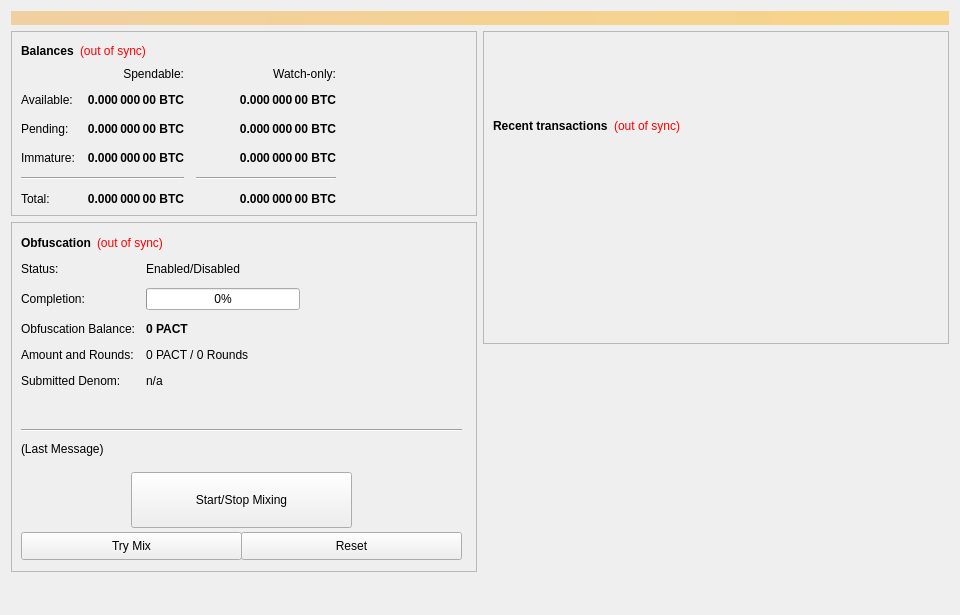
<?xml version="1.0" encoding="UTF-8"?>
<ui version="4.0">
 <class>OverviewPage</class>
 <widget class="QWidget" name="OverviewPage">
  <property name="geometry">
   <rect>
    <x>0</x>
    <y>0</y>
    <width>960</width>
    <height>615</height>
   </rect>
  </property>
  <property name="minimumSize">
   <size>
    <width>960</width>
    <height>0</height>
   </size>
  </property>
  <property name="windowTitle">
   <string>Form</string>
  </property>
  <layout class="QVBoxLayout" name="topLayout">
   <item>
    <widget class="QLabel" name="labelAlerts">
     <property name="visible">
      <bool>false</bool>
     </property>
     <property name="styleSheet">
      <string notr="true">background-color: qlineargradient(x1: 0, y1: 0, x2: 1, y2: 0, stop:0 #F0D0A0, stop:1 #F8D488); color:#000000;</string>
     </property>
     <property name="wordWrap">
      <bool>true</bool>
     </property>
     <property name="margin">
      <number>3</number>
     </property>
    </widget>
   </item>
   <item>
    <layout class="QHBoxLayout" name="horizontalLayout" stretch="1,1">
     <item>
      <layout class="QVBoxLayout" name="verticalLayout_2">
       <item>
        <widget class="QFrame" name="frame">
         <property name="frameShape">
          <enum>QFrame::StyledPanel</enum>
         </property>
         <property name="frameShadow">
          <enum>QFrame::Raised</enum>
         </property>
         <layout class="QVBoxLayout" name="verticalLayout_4">
          <item>
           <layout class="QHBoxLayout" name="horizontalLayout_4">
            <item>
             <widget class="QLabel" name="label_5">
              <property name="font">
               <font>
                <weight>75</weight>
                <bold>true</bold>
               </font>
              </property>
              <property name="text">
               <string>Balances</string>
              </property>
             </widget>
            </item>
            <item>
             <widget class="QLabel" name="labelWalletStatus">
              <property name="cursor">
               <cursorShape>WhatsThisCursor</cursorShape>
              </property>
              <property name="toolTip">
               <string>The displayed information may be out of date. Your wallet automatically synchronizes with the PayPACT network after a connection is established, but this process has not completed yet.</string>
              </property>
              <property name="styleSheet">
               <string notr="true">QLabel { color: red; }</string>
              </property>
              <property name="text">
               <string notr="true">(out of sync)</string>
              </property>
              <property name="alignment">
               <set>Qt::AlignLeading|Qt::AlignLeft|Qt::AlignVCenter</set>
              </property>
             </widget>
            </item>
            <item>
             <spacer name="horizontalSpacer_3">
              <property name="orientation">
               <enum>Qt::Horizontal</enum>
              </property>
              <property name="sizeHint" stdset="0">
               <size>
                <width>40</width>
                <height>20</height>
               </size>
              </property>
             </spacer>
            </item>
           </layout>
          </item>
          <item>
           <layout class="QGridLayout" name="gridLayout">
            <property name="spacing">
             <number>12</number>
            </property>
            <item row="2" column="2">
             <widget class="QLabel" name="labelWatchPending">
              <property name="font">
               <font>
                <weight>75</weight>
                <bold>true</bold>
               </font>
              </property>
              <property name="cursor">
               <cursorShape>IBeamCursor</cursorShape>
              </property>
              <property name="toolTip">
               <string>Unconfirmed transactions to watch-only addresses</string>
              </property>
              <property name="text">
               <string notr="true">0.000 000 00 BTC</string>
              </property>
              <property name="alignment">
               <set>Qt::AlignRight|Qt::AlignTrailing|Qt::AlignVCenter</set>
              </property>
              <property name="textInteractionFlags">
               <set>Qt::LinksAccessibleByMouse|Qt::TextSelectableByKeyboard|Qt::TextSelectableByMouse</set>
              </property>
             </widget>
            </item>
            <item row="2" column="1">
             <widget class="QLabel" name="labelUnconfirmed">
              <property name="font">
               <font>
                <weight>75</weight>
                <bold>true</bold>
               </font>
              </property>
              <property name="cursor">
               <cursorShape>IBeamCursor</cursorShape>
              </property>
              <property name="toolTip">
               <string>Total of transactions that have yet to be confirmed, and do not yet count toward the spendable balance</string>
              </property>
              <property name="text">
               <string notr="true">0.000 000 00 BTC</string>
              </property>
              <property name="alignment">
               <set>Qt::AlignRight|Qt::AlignTrailing|Qt::AlignVCenter</set>
              </property>
              <property name="textInteractionFlags">
               <set>Qt::LinksAccessibleByMouse|Qt::TextSelectableByKeyboard|Qt::TextSelectableByMouse</set>
              </property>
             </widget>
            </item>
            <item row="3" column="2">
             <widget class="QLabel" name="labelWatchImmature">
              <property name="font">
               <font>
                <weight>75</weight>
                <bold>true</bold>
               </font>
              </property>
              <property name="cursor">
               <cursorShape>IBeamCursor</cursorShape>
              </property>
              <property name="toolTip">
               <string>Staked or masternode rewards in watch-only addresses that has not yet matured</string>
              </property>
              <property name="text">
               <string notr="true">0.000 000 00 BTC</string>
              </property>
              <property name="alignment">
               <set>Qt::AlignRight|Qt::AlignTrailing|Qt::AlignVCenter</set>
              </property>
              <property name="textInteractionFlags">
               <set>Qt::LinksAccessibleByMouse|Qt::TextSelectableByKeyboard|Qt::TextSelectableByMouse</set>
              </property>
             </widget>
            </item>
            <item row="4" column="0" colspan="2">
             <widget class="Line" name="lineSpendableBalance">
              <property name="orientation">
               <enum>Qt::Horizontal</enum>
              </property>
             </widget>
            </item>
            <item row="4" column="2">
             <widget class="Line" name="lineWatchBalance">
              <property name="sizePolicy">
               <sizepolicy hsizetype="Preferred" vsizetype="Fixed">
                <horstretch>0</horstretch>
                <verstretch>0</verstretch>
               </sizepolicy>
              </property>
              <property name="minimumSize">
               <size>
                <width>140</width>
                <height>0</height>
               </size>
              </property>
              <property name="orientation">
               <enum>Qt::Horizontal</enum>
              </property>
             </widget>
            </item>
            <item row="5" column="0">
             <widget class="QLabel" name="labelTotalText">
              <property name="text">
               <string>Total:</string>
              </property>
             </widget>
            </item>
            <item row="3" column="1">
             <widget class="QLabel" name="labelImmature">
              <property name="font">
               <font>
                <weight>75</weight>
                <bold>true</bold>
               </font>
              </property>
              <property name="cursor">
               <cursorShape>IBeamCursor</cursorShape>
              </property>
              <property name="toolTip">
               <string>Staked or masternode rewards that has not yet matured</string>
              </property>
              <property name="text">
               <string notr="true">0.000 000 00 BTC</string>
              </property>
              <property name="alignment">
               <set>Qt::AlignRight|Qt::AlignTrailing|Qt::AlignVCenter</set>
              </property>
              <property name="textInteractionFlags">
               <set>Qt::LinksAccessibleByMouse|Qt::TextSelectableByKeyboard|Qt::TextSelectableByMouse</set>
              </property>
             </widget>
            </item>
            <item row="2" column="3">
             <spacer name="horizontalSpacer_2">
              <property name="orientation">
               <enum>Qt::Horizontal</enum>
              </property>
              <property name="sizeHint" stdset="0">
               <size>
                <width>40</width>
                <height>20</height>
               </size>
              </property>
             </spacer>
            </item>
            <item row="3" column="0">
             <widget class="QLabel" name="labelImmatureText">
              <property name="text">
               <string>Immature:</string>
              </property>
             </widget>
            </item>
            <item row="5" column="1">
             <widget class="QLabel" name="labelTotal">
              <property name="font">
               <font>
                <weight>75</weight>
                <bold>true</bold>
               </font>
              </property>
              <property name="cursor">
               <cursorShape>IBeamCursor</cursorShape>
              </property>
              <property name="toolTip">
               <string>Your current total balance</string>
              </property>
              <property name="text">
               <string notr="true">0.000 000 00 BTC</string>
              </property>
              <property name="alignment">
               <set>Qt::AlignRight|Qt::AlignTrailing|Qt::AlignVCenter</set>
              </property>
              <property name="textInteractionFlags">
               <set>Qt::LinksAccessibleByMouse|Qt::TextSelectableByKeyboard|Qt::TextSelectableByMouse</set>
              </property>
             </widget>
            </item>
            <item row="5" column="2">
             <widget class="QLabel" name="labelWatchTotal">
              <property name="font">
               <font>
                <weight>75</weight>
                <bold>true</bold>
               </font>
              </property>
              <property name="cursor">
               <cursorShape>IBeamCursor</cursorShape>
              </property>
              <property name="toolTip">
               <string>Current total balance in watch-only addresses</string>
              </property>
              <property name="text">
               <string notr="true">0.000 000 00 BTC</string>
              </property>
              <property name="alignment">
               <set>Qt::AlignRight|Qt::AlignTrailing|Qt::AlignVCenter</set>
              </property>
              <property name="textInteractionFlags">
               <set>Qt::LinksAccessibleByMouse|Qt::TextSelectableByKeyboard|Qt::TextSelectableByMouse</set>
              </property>
             </widget>
            </item>
            <item row="0" column="2">
             <widget class="QLabel" name="labelWatchonly">
              <property name="text">
               <string>Watch-only:</string>
              </property>
              <property name="alignment">
               <set>Qt::AlignRight|Qt::AlignTrailing|Qt::AlignVCenter</set>
              </property>
             </widget>
            </item>
            <item row="1" column="0">
             <widget class="QLabel" name="labelBalanceText">
              <property name="text">
               <string>Available:</string>
              </property>
             </widget>
            </item>
            <item row="1" column="1">
             <widget class="QLabel" name="labelBalance">
              <property name="font">
               <font>
                <weight>75</weight>
                <bold>true</bold>
               </font>
              </property>
              <property name="cursor">
               <cursorShape>IBeamCursor</cursorShape>
              </property>
              <property name="toolTip">
               <string>Your current spendable balance</string>
              </property>
              <property name="text">
               <string notr="true">0.000 000 00 BTC</string>
              </property>
              <property name="alignment">
               <set>Qt::AlignRight|Qt::AlignTrailing|Qt::AlignVCenter</set>
              </property>
              <property name="textInteractionFlags">
               <set>Qt::LinksAccessibleByMouse|Qt::TextSelectableByKeyboard|Qt::TextSelectableByMouse</set>
              </property>
             </widget>
            </item>
            <item row="1" column="2">
             <widget class="QLabel" name="labelWatchAvailable">
              <property name="font">
               <font>
                <weight>75</weight>
                <bold>true</bold>
               </font>
              </property>
              <property name="cursor">
               <cursorShape>IBeamCursor</cursorShape>
              </property>
              <property name="toolTip">
               <string>Your current balance in watch-only addresses</string>
              </property>
              <property name="text">
               <string notr="true">0.000 000 00 BTC</string>
              </property>
              <property name="alignment">
               <set>Qt::AlignRight|Qt::AlignTrailing|Qt::AlignVCenter</set>
              </property>
              <property name="textInteractionFlags">
               <set>Qt::LinksAccessibleByMouse|Qt::TextSelectableByKeyboard|Qt::TextSelectableByMouse</set>
              </property>
             </widget>
            </item>
            <item row="2" column="0">
             <widget class="QLabel" name="labelPendingText">
              <property name="text">
               <string>Pending:</string>
              </property>
             </widget>
            </item>
            <item row="0" column="1">
             <widget class="QLabel" name="labelSpendable">
              <property name="text">
               <string>Spendable:</string>
              </property>
              <property name="alignment">
               <set>Qt::AlignRight|Qt::AlignTrailing|Qt::AlignVCenter</set>
              </property>
             </widget>
            </item>
           </layout>
          </item>
         </layout>
        </widget>
       </item>
       <item>
        <widget class="QFrame" name="frameObfuscation">
         <property name="minimumSize">
          <size>
           <width>0</width>
           <height>350</height>
          </size>
         </property>
         <property name="layoutDirection">
          <enum>Qt::LeftToRight</enum>
         </property>
         <property name="frameShape">
          <enum>QFrame::StyledPanel</enum>
         </property>
         <property name="frameShadow">
          <enum>QFrame::Raised</enum>
         </property>
         <widget class="QWidget" name="formLayoutWidget">
          <property name="geometry">
           <rect>
            <x>10</x>
            <y>40</y>
            <width>451</width>
            <height>161</height>
           </rect>
          </property>
          <layout class="QFormLayout" name="formLayout">
           <property name="fieldGrowthPolicy">
            <enum>QFormLayout::AllNonFixedFieldsGrow</enum>
           </property>
           <property name="horizontalSpacing">
            <number>11</number>
           </property>
           <property name="verticalSpacing">
            <number>12</number>
           </property>
           <item row="0" column="0">
            <widget class="QLabel" name="label_6">
             <property name="text">
              <string>Status:</string>
             </property>
            </widget>
           </item>
           <item row="1" column="0">
            <widget class="QLabel" name="label_7">
             <property name="text">
              <string>Completion:</string>
             </property>
            </widget>
           </item>
           <item row="1" column="1">
            <widget class="QProgressBar" name="obfuscationProgress">
             <property name="maximumSize">
              <size>
               <width>154</width>
               <height>16777215</height>
              </size>
             </property>
             <property name="value">
              <number>0</number>
             </property>
            </widget>
           </item>
           <item row="2" column="0">
            <widget class="QLabel" name="labelAnonymizedText">
             <property name="text">
              <string>Obfuscation Balance:</string>
             </property>
            </widget>
           </item>
           <item row="2" column="1">
            <widget class="QLabel" name="labelAnonymized">
             <property name="font">
              <font>
               <weight>75</weight>
               <bold>true</bold>
              </font>
             </property>
             <property name="text">
              <string notr="true">0 PACT</string>
             </property>
            </widget>
           </item>
           <item row="3" column="0">
            <widget class="QLabel" name="label_8">
             <property name="text">
              <string>Amount and Rounds:</string>
             </property>
            </widget>
           </item>
           <item row="3" column="1">
            <widget class="QLabel" name="labelAmountRounds">
             <property name="text">
              <string>0 PACT / 0 Rounds</string>
             </property>
            </widget>
           </item>
           <item row="4" column="0">
            <widget class="QLabel" name="label_9">
             <property name="text">
              <string>Submitted Denom:</string>
             </property>
            </widget>
           </item>
           <item row="4" column="1">
            <widget class="QLabel" name="labelSubmittedDenom">
             <property name="toolTip">
              <string>The denominations you submitted to the Masternode.&lt;br&gt;To mix, other users must submit the exact same denominations.</string>
             </property>
             <property name="text">
              <string>n/a</string>
             </property>
            </widget>
           </item>
           <item row="0" column="1">
            <widget class="QLabel" name="obfuscationEnabled">
             <property name="text">
              <string>Enabled/Disabled</string>
             </property>
            </widget>
           </item>
          </layout>
         </widget>
         <widget class="QPushButton" name="runAutoDenom">
          <property name="geometry">
           <rect>
            <x>251</x>
            <y>17</y>
            <width>1</width>
            <height>1</height>
           </rect>
          </property>
          <property name="palette">
           <palette>
            <active>
             <colorrole role="WindowText">
              <brush brushstyle="SolidPattern">
               <color alpha="255">
                <red>0</red>
                <green>0</green>
                <blue>0</blue>
               </color>
              </brush>
             </colorrole>
             <colorrole role="Button">
              <brush brushstyle="SolidPattern">
               <color alpha="255">
                <red>239</red>
                <green>238</green>
                <blue>238</blue>
               </color>
              </brush>
             </colorrole>
             <colorrole role="Light">
              <brush brushstyle="SolidPattern">
               <color alpha="255">
                <red>255</red>
                <green>255</green>
                <blue>255</blue>
               </color>
              </brush>
             </colorrole>
             <colorrole role="Midlight">
              <brush brushstyle="SolidPattern">
               <color alpha="255">
                <red>247</red>
                <green>246</green>
                <blue>246</blue>
               </color>
              </brush>
             </colorrole>
             <colorrole role="Dark">
              <brush brushstyle="SolidPattern">
               <color alpha="255">
                <red>119</red>
                <green>119</green>
                <blue>119</blue>
               </color>
              </brush>
             </colorrole>
             <colorrole role="Mid">
              <brush brushstyle="SolidPattern">
               <color alpha="255">
                <red>159</red>
                <green>159</green>
                <blue>159</blue>
               </color>
              </brush>
             </colorrole>
             <colorrole role="Text">
              <brush brushstyle="SolidPattern">
               <color alpha="255">
                <red>0</red>
                <green>0</green>
                <blue>0</blue>
               </color>
              </brush>
             </colorrole>
             <colorrole role="BrightText">
              <brush brushstyle="SolidPattern">
               <color alpha="255">
                <red>255</red>
                <green>255</green>
                <blue>255</blue>
               </color>
              </brush>
             </colorrole>
             <colorrole role="ButtonText">
              <brush brushstyle="SolidPattern">
               <color alpha="255">
                <red>0</red>
                <green>0</green>
                <blue>0</blue>
               </color>
              </brush>
             </colorrole>
             <colorrole role="Base">
              <brush brushstyle="SolidPattern">
               <color alpha="255">
                <red>255</red>
                <green>255</green>
                <blue>255</blue>
               </color>
              </brush>
             </colorrole>
             <colorrole role="Window">
              <brush brushstyle="SolidPattern">
               <color alpha="255">
                <red>239</red>
                <green>238</green>
                <blue>238</blue>
               </color>
              </brush>
             </colorrole>
             <colorrole role="Shadow">
              <brush brushstyle="SolidPattern">
               <color alpha="255">
                <red>0</red>
                <green>0</green>
                <blue>0</blue>
               </color>
              </brush>
             </colorrole>
             <colorrole role="AlternateBase">
              <brush brushstyle="SolidPattern">
               <color alpha="255">
                <red>247</red>
                <green>246</green>
                <blue>246</blue>
               </color>
              </brush>
             </colorrole>
             <colorrole role="ToolTipBase">
              <brush brushstyle="SolidPattern">
               <color alpha="255">
                <red>255</red>
                <green>255</green>
                <blue>220</blue>
               </color>
              </brush>
             </colorrole>
             <colorrole role="ToolTipText">
              <brush brushstyle="SolidPattern">
               <color alpha="255">
                <red>0</red>
                <green>0</green>
                <blue>0</blue>
               </color>
              </brush>
             </colorrole>
            </active>
            <inactive>
             <colorrole role="WindowText">
              <brush brushstyle="SolidPattern">
               <color alpha="255">
                <red>0</red>
                <green>0</green>
                <blue>0</blue>
               </color>
              </brush>
             </colorrole>
             <colorrole role="Button">
              <brush brushstyle="SolidPattern">
               <color alpha="255">
                <red>239</red>
                <green>238</green>
                <blue>238</blue>
               </color>
              </brush>
             </colorrole>
             <colorrole role="Light">
              <brush brushstyle="SolidPattern">
               <color alpha="255">
                <red>255</red>
                <green>255</green>
                <blue>255</blue>
               </color>
              </brush>
             </colorrole>
             <colorrole role="Midlight">
              <brush brushstyle="SolidPattern">
               <color alpha="255">
                <red>247</red>
                <green>246</green>
                <blue>246</blue>
               </color>
              </brush>
             </colorrole>
             <colorrole role="Dark">
              <brush brushstyle="SolidPattern">
               <color alpha="255">
                <red>119</red>
                <green>119</green>
                <blue>119</blue>
               </color>
              </brush>
             </colorrole>
             <colorrole role="Mid">
              <brush brushstyle="SolidPattern">
               <color alpha="255">
                <red>159</red>
                <green>159</green>
                <blue>159</blue>
               </color>
              </brush>
             </colorrole>
             <colorrole role="Text">
              <brush brushstyle="SolidPattern">
               <color alpha="255">
                <red>0</red>
                <green>0</green>
                <blue>0</blue>
               </color>
              </brush>
             </colorrole>
             <colorrole role="BrightText">
              <brush brushstyle="SolidPattern">
               <color alpha="255">
                <red>255</red>
                <green>255</green>
                <blue>255</blue>
               </color>
              </brush>
             </colorrole>
             <colorrole role="ButtonText">
              <brush brushstyle="SolidPattern">
               <color alpha="255">
                <red>0</red>
                <green>0</green>
                <blue>0</blue>
               </color>
              </brush>
             </colorrole>
             <colorrole role="Base">
              <brush brushstyle="SolidPattern">
               <color alpha="255">
                <red>255</red>
                <green>255</green>
                <blue>255</blue>
               </color>
              </brush>
             </colorrole>
             <colorrole role="Window">
              <brush brushstyle="SolidPattern">
               <color alpha="255">
                <red>239</red>
                <green>238</green>
                <blue>238</blue>
               </color>
              </brush>
             </colorrole>
             <colorrole role="Shadow">
              <brush brushstyle="SolidPattern">
               <color alpha="255">
                <red>0</red>
                <green>0</green>
                <blue>0</blue>
               </color>
              </brush>
             </colorrole>
             <colorrole role="AlternateBase">
              <brush brushstyle="SolidPattern">
               <color alpha="255">
                <red>247</red>
                <green>246</green>
                <blue>246</blue>
               </color>
              </brush>
             </colorrole>
             <colorrole role="ToolTipBase">
              <brush brushstyle="SolidPattern">
               <color alpha="255">
                <red>255</red>
                <green>255</green>
                <blue>220</blue>
               </color>
              </brush>
             </colorrole>
             <colorrole role="ToolTipText">
              <brush brushstyle="SolidPattern">
               <color alpha="255">
                <red>0</red>
                <green>0</green>
                <blue>0</blue>
               </color>
              </brush>
             </colorrole>
            </inactive>
            <disabled>
             <colorrole role="WindowText">
              <brush brushstyle="SolidPattern">
               <color alpha="255">
                <red>119</red>
                <green>119</green>
                <blue>119</blue>
               </color>
              </brush>
             </colorrole>
             <colorrole role="Button">
              <brush brushstyle="SolidPattern">
               <color alpha="255">
                <red>239</red>
                <green>238</green>
                <blue>238</blue>
               </color>
              </brush>
             </colorrole>
             <colorrole role="Light">
              <brush brushstyle="SolidPattern">
               <color alpha="255">
                <red>255</red>
                <green>255</green>
                <blue>255</blue>
               </color>
              </brush>
             </colorrole>
             <colorrole role="Midlight">
              <brush brushstyle="SolidPattern">
               <color alpha="255">
                <red>247</red>
                <green>246</green>
                <blue>246</blue>
               </color>
              </brush>
             </colorrole>
             <colorrole role="Dark">
              <brush brushstyle="SolidPattern">
               <color alpha="255">
                <red>119</red>
                <green>119</green>
                <blue>119</blue>
               </color>
              </brush>
             </colorrole>
             <colorrole role="Mid">
              <brush brushstyle="SolidPattern">
               <color alpha="255">
                <red>159</red>
                <green>159</green>
                <blue>159</blue>
               </color>
              </brush>
             </colorrole>
             <colorrole role="Text">
              <brush brushstyle="SolidPattern">
               <color alpha="255">
                <red>119</red>
                <green>119</green>
                <blue>119</blue>
               </color>
              </brush>
             </colorrole>
             <colorrole role="BrightText">
              <brush brushstyle="SolidPattern">
               <color alpha="255">
                <red>255</red>
                <green>255</green>
                <blue>255</blue>
               </color>
              </brush>
             </colorrole>
             <colorrole role="ButtonText">
              <brush brushstyle="SolidPattern">
               <color alpha="255">
                <red>119</red>
                <green>119</green>
                <blue>119</blue>
               </color>
              </brush>
             </colorrole>
             <colorrole role="Base">
              <brush brushstyle="SolidPattern">
               <color alpha="255">
                <red>239</red>
                <green>238</green>
                <blue>238</blue>
               </color>
              </brush>
             </colorrole>
             <colorrole role="Window">
              <brush brushstyle="SolidPattern">
               <color alpha="255">
                <red>239</red>
                <green>238</green>
                <blue>238</blue>
               </color>
              </brush>
             </colorrole>
             <colorrole role="Shadow">
              <brush brushstyle="SolidPattern">
               <color alpha="255">
                <red>0</red>
                <green>0</green>
                <blue>0</blue>
               </color>
              </brush>
             </colorrole>
             <colorrole role="AlternateBase">
              <brush brushstyle="SolidPattern">
               <color alpha="255">
                <red>239</red>
                <green>238</green>
                <blue>238</blue>
               </color>
              </brush>
             </colorrole>
             <colorrole role="ToolTipBase">
              <brush brushstyle="SolidPattern">
               <color alpha="255">
                <red>255</red>
                <green>255</green>
                <blue>220</blue>
               </color>
              </brush>
             </colorrole>
             <colorrole role="ToolTipText">
              <brush brushstyle="SolidPattern">
               <color alpha="255">
                <red>0</red>
                <green>0</green>
                <blue>0</blue>
               </color>
              </brush>
             </colorrole>
            </disabled>
           </palette>
          </property>
          <property name="focusPolicy">
           <enum>Qt::NoFocus</enum>
          </property>
          <property name="autoFillBackground">
           <bool>true</bool>
          </property>
          <property name="text">
           <string/>
          </property>
          <property name="flat">
           <bool>true</bool>
          </property>
         </widget>
         <widget class="QPushButton" name="toggleObfuscation">
          <property name="geometry">
           <rect>
            <x>120</x>
            <y>250</y>
            <width>221</width>
            <height>56</height>
           </rect>
          </property>
          <property name="sizePolicy">
           <sizepolicy hsizetype="MinimumExpanding" vsizetype="Fixed">
            <horstretch>0</horstretch>
            <verstretch>0</verstretch>
           </sizepolicy>
          </property>
          <property name="text">
           <string>Start/Stop Mixing</string>
          </property>
         </widget>
         <widget class="Line" name="lineLastMessage">
          <property name="geometry">
           <rect>
            <x>10</x>
            <y>200</y>
            <width>441</width>
            <height>16</height>
           </rect>
          </property>
          <property name="orientation">
           <enum>Qt::Horizontal</enum>
          </property>
         </widget>
         <widget class="QLabel" name="obfuscationStatus">
          <property name="geometry">
           <rect>
            <x>10</x>
            <y>220</y>
            <width>451</width>
            <height>61</height>
           </rect>
          </property>
          <property name="minimumSize">
           <size>
            <width>288</width>
            <height>43</height>
           </size>
          </property>
          <property name="text">
           <string>(Last Message)</string>
          </property>
          <property name="alignment">
           <set>Qt::AlignLeading|Qt::AlignLeft|Qt::AlignTop</set>
          </property>
          <property name="wordWrap">
           <bool>true</bool>
          </property>
         </widget>
         <widget class="QPushButton" name="obfuscationAuto">
          <property name="geometry">
           <rect>
            <x>10</x>
            <y>310</y>
            <width>221</width>
            <height>28</height>
           </rect>
          </property>
          <property name="sizePolicy">
           <sizepolicy hsizetype="MinimumExpanding" vsizetype="Fixed">
            <horstretch>0</horstretch>
            <verstretch>0</verstretch>
           </sizepolicy>
          </property>
          <property name="toolTip">
           <string>Try to manually submit a Obfuscation request.</string>
          </property>
          <property name="text">
           <string>Try Mix</string>
          </property>
         </widget>
         <widget class="QPushButton" name="obfuscationReset">
          <property name="geometry">
           <rect>
            <x>230</x>
            <y>310</y>
            <width>221</width>
            <height>28</height>
           </rect>
          </property>
          <property name="sizePolicy">
           <sizepolicy hsizetype="MinimumExpanding" vsizetype="Fixed">
            <horstretch>0</horstretch>
            <verstretch>0</verstretch>
           </sizepolicy>
          </property>
          <property name="toolTip">
           <string>Reset the current status of Obfuscation (can interrupt Obfuscation if it's in the process of Mixing, which can cost you money!)</string>
          </property>
          <property name="autoFillBackground">
           <bool>false</bool>
          </property>
          <property name="text">
           <string>Reset</string>
          </property>
         </widget>
         <widget class="QWidget" name="layoutWidget">
          <property name="geometry">
           <rect>
            <x>10</x>
            <y>10</y>
            <width>431</width>
            <height>22</height>
           </rect>
          </property>
          <layout class="QHBoxLayout" name="horizontalLayout_5">
           <item>
            <widget class="QLabel" name="label_2">
             <property name="font">
              <font>
               <weight>75</weight>
               <bold>true</bold>
              </font>
             </property>
             <property name="text">
              <string>Obfuscation</string>
             </property>
            </widget>
           </item>
           <item>
            <widget class="QLabel" name="labelObfuscationSyncStatus">
             <property name="toolTip">
              <string>The displayed information may be out of date. Your wallet automatically synchronizes with the PayPACT network after a connection is established, but this process has not completed yet.</string>
             </property>
             <property name="styleSheet">
              <string notr="true">QLabel { color: red; }</string>
             </property>
             <property name="text">
              <string notr="true">(out of sync)</string>
             </property>
             <property name="alignment">
              <set>Qt::AlignLeading|Qt::AlignLeft|Qt::AlignVCenter</set>
             </property>
            </widget>
           </item>
           <item>
            <spacer name="horizontalSpacer_4">
             <property name="orientation">
              <enum>Qt::Horizontal</enum>
             </property>
             <property name="sizeHint" stdset="0">
              <size>
               <width>40</width>
               <height>20</height>
              </size>
             </property>
            </spacer>
           </item>
          </layout>
         </widget>
        </widget>
       </item>
       <item>
        <spacer name="verticalSpacer">
         <property name="orientation">
          <enum>Qt::Vertical</enum>
         </property>
         <property name="sizeHint" stdset="0">
          <size>
           <width>20</width>
           <height>40</height>
          </size>
         </property>
        </spacer>
       </item>
      </layout>
     </item>
     <item>
      <layout class="QVBoxLayout" name="verticalLayout_3">
       <item>
        <widget class="QFrame" name="frame_2">
         <property name="frameShape">
          <enum>QFrame::StyledPanel</enum>
         </property>
         <property name="frameShadow">
          <enum>QFrame::Raised</enum>
         </property>
         <layout class="QVBoxLayout" name="verticalLayout">
          <item>
           <spacer name="verticalSpacer_3">
            <property name="orientation">
             <enum>Qt::Vertical</enum>
            </property>
            <property name="sizeType">
             <enum>QSizePolicy::Fixed</enum>
            </property>
            <property name="sizeHint" stdset="0">
             <size>
              <width>20</width>
              <height>75</height>
             </size>
            </property>
           </spacer>
          </item>
          <item>
           <layout class="QHBoxLayout" name="horizontalLayout_2">
            <item>
             <widget class="QLabel" name="label_4">
              <property name="font">
               <font>
                <weight>75</weight>
                <bold>true</bold>
               </font>
              </property>
              <property name="text">
               <string>Recent transactions</string>
              </property>
             </widget>
            </item>
            <item>
             <widget class="QLabel" name="labelTransactionsStatus">
              <property name="cursor">
               <cursorShape>WhatsThisCursor</cursorShape>
              </property>
              <property name="toolTip">
               <string>The displayed information may be out of date. Your wallet automatically synchronizes with the PayPACT network after a connection is established, but this process has not completed yet.</string>
              </property>
              <property name="styleSheet">
               <string notr="true">QLabel { color: red; }</string>
              </property>
              <property name="text">
               <string notr="true">(out of sync)</string>
              </property>
              <property name="alignment">
               <set>Qt::AlignRight|Qt::AlignTrailing|Qt::AlignVCenter</set>
              </property>
             </widget>
            </item>
            <item>
             <spacer name="horizontalSpacer">
              <property name="orientation">
               <enum>Qt::Horizontal</enum>
              </property>
              <property name="sizeHint" stdset="0">
               <size>
                <width>40</width>
                <height>20</height>
               </size>
              </property>
             </spacer>
            </item>
           </layout>
          </item>
          <item>
           <widget class="QListView" name="listTransactions">
            <property name="styleSheet">
             <string notr="true">QListView { background: transparent; }</string>
            </property>
            <property name="frameShape">
             <enum>QFrame::NoFrame</enum>
            </property>
            <property name="verticalScrollBarPolicy">
             <enum>Qt::ScrollBarAlwaysOff</enum>
            </property>
            <property name="horizontalScrollBarPolicy">
             <enum>Qt::ScrollBarAlwaysOff</enum>
            </property>
            <property name="selectionMode">
             <enum>QAbstractItemView::NoSelection</enum>
            </property>
           </widget>
          </item>
         </layout>
        </widget>
       </item>
       <item>
        <spacer name="verticalSpacer_2">
         <property name="orientation">
          <enum>Qt::Vertical</enum>
         </property>
         <property name="sizeType">
          <enum>QSizePolicy::Expanding</enum>
         </property>
         <property name="sizeHint" stdset="0">
          <size>
           <width>20</width>
           <height>40</height>
          </size>
         </property>
        </spacer>
       </item>
      </layout>
     </item>
    </layout>
   </item>
  </layout>
 </widget>
 <resources/>
 <connections/>
</ui>
